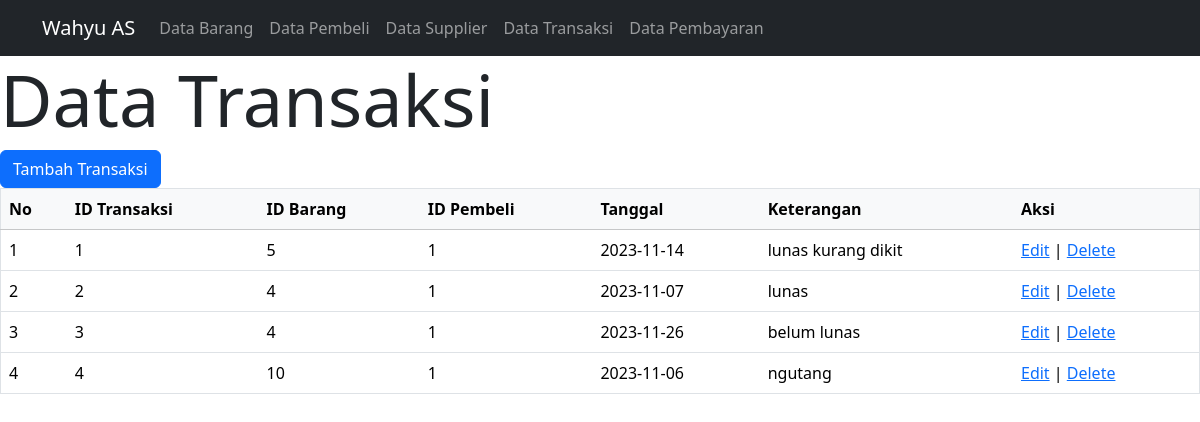
The page /Transaksi/data_transaksi.php on the database its author committed.
### tables this page shows
CREATE TABLE `transaksi` (
  `id_transaksi` int(11) NOT NULL,
  `id_barang` int(11) NOT NULL,
  `id_pembeli` int(11) NOT NULL,
  `tanggal` date NOT NULL,
  `keterangan` varchar(100) NOT NULL
);

### Transaksi/data_transaksi.php (the view, shortened to what this page needs)
<?php
require '../Functions/functions.php';
$transaksi = query("SELECT * FROM transaksi");
?>
<!DOCTYPE html>
<html lang="en">
<head>
    <link href="https://cdn.jsdelivr.net/npm/bootstrap@5.3.2/dist/css/bootstrap.min.css" rel="stylesheet">
</head>
<body>
<?php echo generateNavigation(); ?>
    <h1 class="display-2">Data Transaksi</h1>
    <a href="tambah_transaksi.php" class="btn btn-primary">Tambah Transaksi</a>
    <table class="table" border="1">
        <thead class="table-light">
            <tr>
                <th>No</th>
                <th>ID Transaksi</th>
                <th>ID Barang</th>
                <th>ID Pembeli</th>
                <th>Tanggal</th>
                <th>Keterangan</th>
                <th>Aksi</th>
            </tr>
        </thead>
        <tbody>
            <?php $i = 1; ?>
            <?php foreach ($transaksi as $trx) { ?>
                <tr>
                    <td><?= $i; ?></td>
                    <td><?= $trx['id_transaksi']; ?></td>
                    <td><?= $trx['id_barang']; ?></td>
                    <td><?= $trx['id_pembeli']; ?></td>
                    <td><?= $trx['tanggal']; ?></td>
                    <td><?= $trx['keterangan']; ?></td>
                    <td>
                <a href="ubah_transaksi.php?id=<?= $trx['id_transaksi']; ?>">Edit</a> |
                <a href="hapus_transaksi.php?id=<?= $trx['id_transaksi']; ?>">Delete</a>
            </td>
                </tr>
                <?php $i++; ?>
            <?php } ?>
        </tbody>
    </table>
</body>
</html>

### rows shown on the page
transaksi: id_transaksi "1", id_barang "5", id_pembeli "1", tanggal "2023-11-14", keterangan "lunas kurang dikit"
transaksi: id_transaksi "2", id_barang "4", id_pembeli "1", tanggal "2023-11-07", keterangan "lunas"
transaksi: id_transaksi "3", id_barang "4", id_pembeli "1", tanggal "2023-11-26", keterangan "belum lunas"
transaksi: id_transaksi "4", id_barang "10", id_pembeli "1", tanggal "2023-11-06", keterangan "ngutang"
